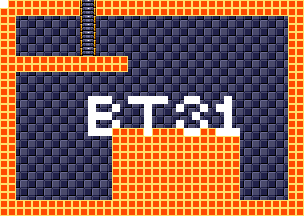

This is a level from a 2D game, rendered from its Tiled map with the project's own tilesets. A one-line summary and the map file follow, with tile-layer data summarised:
An orthogonal 38x27 tile map with 8x8 px tiles, 4 tile layers (background, foreground, room numbers, Objects), 15 tilesets.

<map version="1.5" tiledversion="1.7.1" orientation="orthogonal" renderorder="right-down" width="38" height="27" tilewidth="8" tileheight="8" infinite="0" nextlayerid="11" nextobjectid="1">
 <tileset firstgid="1" source="tilesheets/tsKarniMata.tsx" />
 <tileset firstgid="1025" source="tilesheets/tsVoodooWasp.tsx" />
 <tileset firstgid="2049" source="tilesheets/tsBurial.tsx" />
 <tileset firstgid="3073" source="tilesheets/tsBlueTemple.tsx" />
 <tileset firstgid="4097" source="tilesheets/tsGoddess.tsx" />
 <tileset firstgid="5121" source="tilesheets/tsKonark.tsx" />
 <tileset firstgid="6145" name="sEnemies" tilewidth="8" tileheight="8" tilecount="1024" columns="32">
  <image source="../grapx/tilesheets/sObjects.bmp" trans="ff94ff" width="256" height="256" />
 </tileset>
 <tileset firstgid="7169" source="tilesheets/tsIceTemple.tsx" />
 <tileset firstgid="8193" source="tilesheets/tsLavaArea.tsx" />
 <tileset firstgid="9217" source="tilesheets/tsBossArea.tsx" />
 <tileset firstgid="10241" source="tilesheets/tsPegu.tsx" />
 <tileset firstgid="11265" source="tilesheets/sTiwanakuTemple.tsx" />
 <tileset firstgid="12289" source="tilesheets/sIndraTemple.tsx" />
 <tileset firstgid="13313" source="tilesheets/sTeleport.tsx" />
 <tileset firstgid="14337" source="tilesheets/sObjects.tsx" />
 <layer id="2" name="background" width="38" height="27">
  <data>[1026 cells, 1026 non-empty, 2 distinct tile ids]</data>
 </layer>
 <layer id="1" name="foreground" width="38" height="27">
  <data>[1026 cells, 426 non-empty, 3 distinct tile ids]</data>
 </layer>
 <layer id="7" name="room numbers" width="38" height="27">
  <data>[1026 cells, 40 non-empty, 1 distinct tile ids]</data>
 </layer>
 <layer id="10" name="Objects" width="38" height="27">
  <data>[1026 cells, 0 non-empty, 0 distinct tile ids]</data>
 </layer>
</map>
